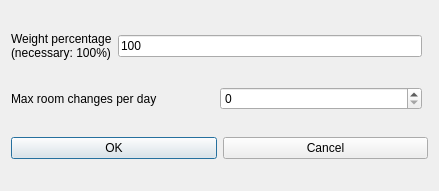
<?xml version="1.0" encoding="UTF-8"?>
<ui version="4.0">
 <class>ModifyConstraintTeachersMaxRoomChangesPerRealDayForm_template</class>
 <widget class="QDialog" name="ModifyConstraintTeachersMaxRoomChangesPerRealDayForm_template">
  <property name="geometry">
   <rect>
    <x>0</x>
    <y>0</y>
    <width>439</width>
    <height>191</height>
   </rect>
  </property>
  <property name="windowTitle">
   <string extracomment="This is the title of the dialog to modify a constraint of this type">Modify teachers max room changes per real day</string>
  </property>
  <layout class="QGridLayout">
   <item row="0" column="0">
    <layout class="QHBoxLayout">
     <item>
      <widget class="QLabel" name="weightTextLabel">
       <property name="frameShape">
        <enum>QFrame::NoFrame</enum>
       </property>
       <property name="frameShadow">
        <enum>QFrame::Plain</enum>
       </property>
       <property name="text">
        <string>Weight percentage
(necessary: 100%)</string>
       </property>
       <property name="wordWrap">
        <bool>false</bool>
       </property>
      </widget>
     </item>
     <item>
      <widget class="QLineEdit" name="weightLineEdit">
       <property name="text">
        <string notr="true">100</string>
       </property>
      </widget>
     </item>
    </layout>
   </item>
   <item row="2" column="0" colspan="2">
    <layout class="QHBoxLayout">
     <item>
      <widget class="QPushButton" name="okPushButton">
       <property name="text">
        <string>OK</string>
       </property>
      </widget>
     </item>
     <item>
      <widget class="QPushButton" name="cancelPushButton">
       <property name="text">
        <string>Cancel</string>
       </property>
      </widget>
     </item>
    </layout>
   </item>
   <item row="1" column="0">
    <layout class="QHBoxLayout">
     <item>
      <widget class="QLabel" name="textLabel">
       <property name="text">
        <string>Max room changes per day</string>
       </property>
       <property name="wordWrap">
        <bool>false</bool>
       </property>
      </widget>
     </item>
     <item>
      <widget class="QSpinBox" name="maxChangesSpinBox"/>
     </item>
    </layout>
   </item>
  </layout>
 </widget>
 <layoutdefault spacing="6" margin="11"/>
 <resources/>
 <connections/>
</ui>
